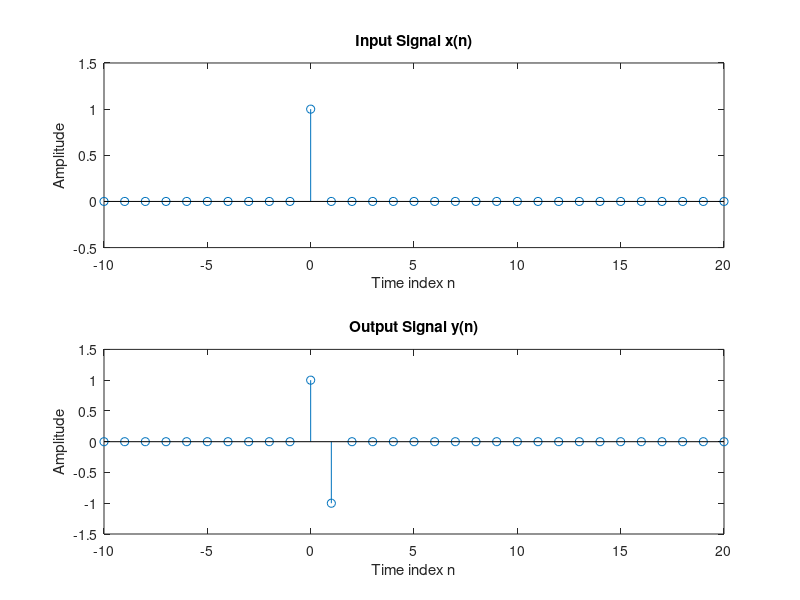

Here is the MATLAB script that generated this plot:
% y(n) = 1*x(n) - 1*x(n-1)
clf;
num = [1 -1];
den = 1;
n = -10:20;
x = [zeros(1,10) 1 zeros(1,20)];
y = filter(num, den, x);
subplot(2,1,1);
stem(n, x);
title('Input Signal x(n)');
xlabel('Time index n');
ylabel('Amplitude');
axis([-10 20 -0.5 1.5]);
subplot(2,1,2);
stem(n, y);
title('Output Signal y(n)');
xlabel('Time index n');
ylabel('Amplitude');
axis([-10 20 -1.5 1.5]);